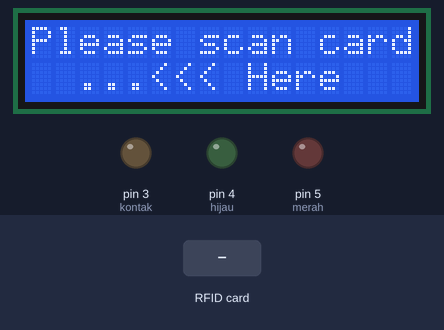
This sketch was run on a simulated Arduino Uno, built with avr-gcc and run on an emulated ATmega328P. Shown: 16×2 character LCD, output pins drawn as LEDs (lit = HIGH). Inputs (shaded band) come from the test bench. Pins used as bus, display or sensor lines are not drawn; what the sketch prints to the serial monitor is not drawn.

Above: at 5.3 s.
5.4 s: RFID card 2F 7D 68 68 held to the reader
At 6.5 s:
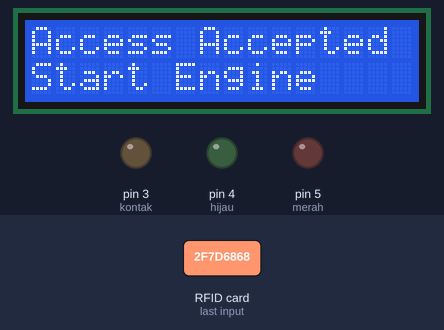
At 8.1 s:
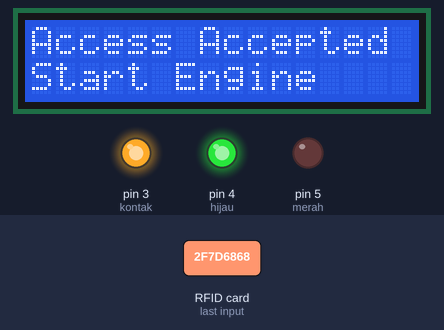
8.4 s: RFID card 5E 7A 19 C4 held to the reader
At 9.5 s:
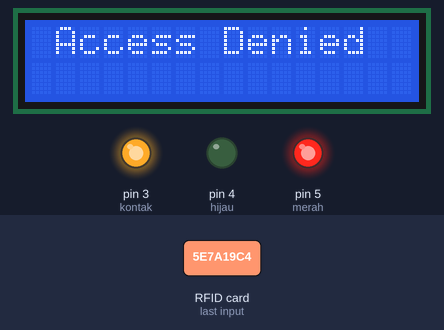
10.0 s: RFID card 5E 7A 19 C4 held to the reader
Timing chart, 0 to 16.2 s (numbered marks = the images above; inputs shaded):
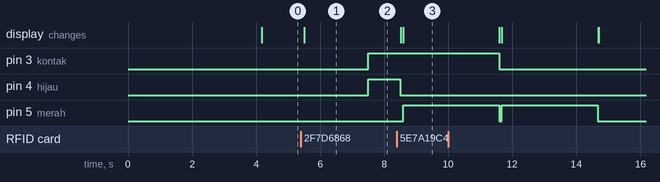

Measured:
- after the input at 5.4 s, pin 3 (kontak), pin 4 (hijau): LOW → HIGH after 2.1 s; the display: changes after 0.11 s (image 1)
- after the input at 8.4 s, pin 5 (merah): LOW → HIGH after 0.19 s

The sketch:

keamanan_rfid.ino
```cpp
#include <LiquidCrystal_I2C.h>
LiquidCrystal_I2C lcd(0x27 ,2,1,0,4,5,6,7,3, POSITIVE);
#include <SPI.h>
#include <MFRC522.h>

#define SS_PIN 10
#define RST_PIN 9
#define kontak 3 // kontak sepeda motor
#define hijau 4 // lampu ok
#define merah 5 // lampu error


MFRC522 mfrc522(SS_PIN, RST_PIN);   // Create MFRC522 instance.

void setup()
{
  Serial.begin(9600);
  SPI.begin();
  lcd.begin(16,2);
  mfrc522.PCD_Init();

  pinMode(hijau, OUTPUT);
  pinMode(merah, OUTPUT);
  pinMode(kontak, OUTPUT);

  lcd.setCursor (0,0);
  lcd.print("   Pengamanan ");
  lcd.setCursor (0,1);
  lcd.print("  Sepeda Motor");
  delay (4000);
  lcd.clear();

}
void loop(){
  lcd.setCursor (0,0);
  lcd.print("Please scan card");
  lcd.setCursor (0,1);
  lcd.print("  ...<<< Here  ");;

  // membaca ID card
  if ( ! mfrc522.PICC_IsNewCardPresent())
  {
    return;
  }
  // memilih salah satu card yang terdeteksi
  if ( ! mfrc522.PICC_ReadCardSerial())
  {
    return;
  }

// clear lcd
  lcd.setCursor(0,0);
  lcd.print("                 ");
  lcd.setCursor(0,1);
  lcd.print("                 ");
  //tampilkan ID card di serial monitor

Serial.print("UID tag :");
  String content= "";
  byte letter;
  for (byte i = 0; i < mfrc522.uid.size; i++)
  {
     Serial.print(mfrc522.uid.uidByte[i] < 0x10 ? " 0" : " ");
     Serial.print(mfrc522.uid.uidByte[i], HEX);
     content.concat(String(mfrc522.uid.uidByte[i] < 0x10 ? " 0" : " "));
     content.concat(String(mfrc522.uid.uidByte[i], HEX));
  }
  Serial.println();
  Serial.print("Message : ");
  content.toUpperCase();
  if (content.substring(1) == "2F 7D 68 68") //ganti dengan ID RFID tag kalian
   {
    lcd.setCursor(0,0);
    lcd.print("Access Accepted");
    lcd.setCursor(0,1);
    lcd.print("Start Engine  ");

    delay(2000);
    digitalWrite(kontak,HIGH);
    digitalWrite(hijau,HIGH);
    delay(1000);
    digitalWrite(hijau,LOW);

    lcd.clear();
  }

 else
 {
    lcd.setCursor(0,0);
    lcd.print(" Access Denied ");
    digitalWrite(merah,HIGH);
    delay(3000);
    digitalWrite(merah,LOW);
    digitalWrite(kontak,LOW);
    lcd.clear();
  }
}
```
